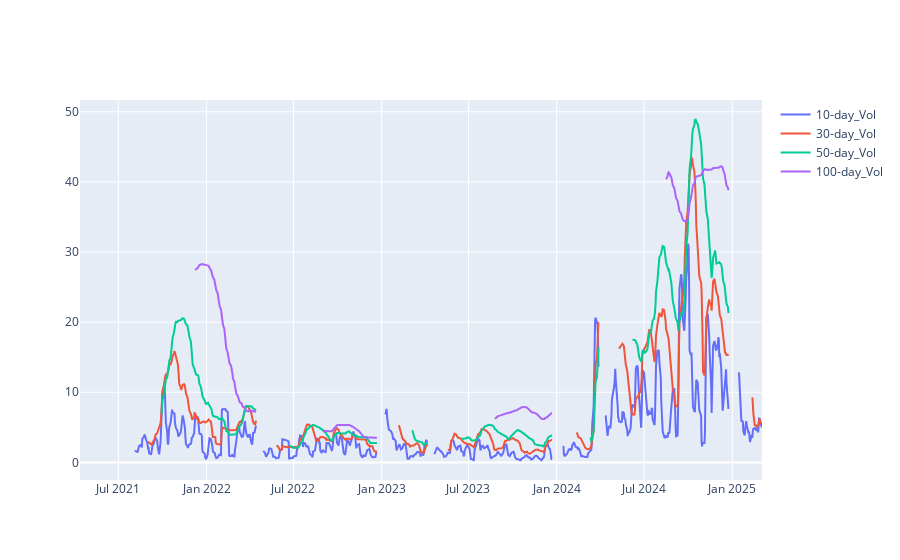

Here is the notebook cell this chart was saved with:
### Markdown cell above
# Historical Volatility

### Code cell
histvol = Position_Reporting(positions, 'RGGI', current_date).rolling_vol()

fig = go.Figure()
for i in list(histvol)[1:]:
    fig.add_trace(go.Scatter(x=histvol['Date'], y=histvol[i], name=i))#, base=0))
    
fig.show()

### Figure 1 — Plotly figure (JSON) as saved in the notebook; plotly's stock layout.template omitted (floating-point values rounded to 4 significant figures; data arrays with more than 128 entries replaced by an {"elided": "..."} marker saying what was removed)
{"data": [{"name": "10-day_Vol", "type": "scatter", "x": {"elided": "1017 str values"}, "y": {"elided": "1017 float values"}}, {"name": "30-day_Vol", "type": "scatter", "x": {"elided": "1017 str values"}, "y": {"elided": "1017 float values"}}, {"name": "50-day_Vol", "type": "scatter", "x": {"elided": "1017 str values"}, "y": {"elided": "1017 float values"}}, {"name": "100-day_Vol", "type": "scatter", "x": {"elided": "1017 str values"}, "y": {"elided": "1017 float values"}}], "layout": {"autosize": true, "xaxis": {"autorange": true, "range": ["2021-04-12", "2025-03-04"], "type": "date"}, "yaxis": {"autorange": true, "range": [-2.508, 51.68], "type": "linear"}}}
